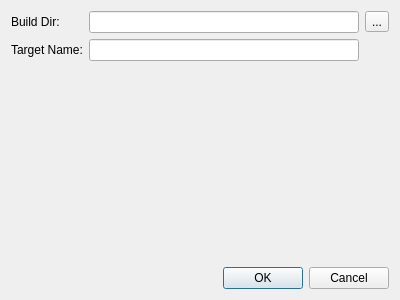
<?xml version="1.0" encoding="UTF-8"?>
<ui version="4.0">
 <class>CAddCustomBuild</class>
 <widget class="QDialog" name="CAddCustomBuild">
  <property name="geometry">
   <rect>
    <x>0</x>
    <y>0</y>
    <width>400</width>
    <height>300</height>
   </rect>
  </property>
  <property name="windowTitle">
   <string>Add Custom Build</string>
  </property>
  <layout class="QGridLayout" name="gridLayout">
   <item row="0" column="1">
    <widget class="QLineEdit" name="buildDir"/>
   </item>
   <item row="3" column="1">
    <spacer name="verticalSpacer">
     <property name="orientation">
      <enum>Qt::Vertical</enum>
     </property>
     <property name="sizeHint" stdset="0">
      <size>
       <width>20</width>
       <height>40</height>
      </size>
     </property>
    </spacer>
   </item>
   <item row="0" column="0">
    <widget class="QLabel" name="label_4">
     <property name="text">
      <string>Build Dir:</string>
     </property>
    </widget>
   </item>
   <item row="2" column="0">
    <widget class="QLabel" name="label_5">
     <property name="text">
      <string>Target Name:</string>
     </property>
    </widget>
   </item>
   <item row="0" column="2">
    <widget class="QToolButton" name="buildDirBtn">
     <property name="text">
      <string>...</string>
     </property>
    </widget>
   </item>
   <item row="2" column="1">
    <widget class="QLineEdit" name="targetName"/>
   </item>
   <item row="4" column="0" colspan="3">
    <widget class="QDialogButtonBox" name="buttonBox">
     <property name="orientation">
      <enum>Qt::Horizontal</enum>
     </property>
     <property name="standardButtons">
      <set>QDialogButtonBox::Cancel|QDialogButtonBox::Ok</set>
     </property>
    </widget>
   </item>
  </layout>
 </widget>
 <tabstops>
  <tabstop>buildDir</tabstop>
  <tabstop>buildDirBtn</tabstop>
  <tabstop>targetName</tabstop>
 </tabstops>
 <resources/>
 <connections>
  <connection>
   <sender>buttonBox</sender>
   <signal>accepted()</signal>
   <receiver>CAddCustomBuild</receiver>
   <slot>accept()</slot>
   <hints>
    <hint type="sourcelabel">
     <x>248</x>
     <y>254</y>
    </hint>
    <hint type="destinationlabel">
     <x>157</x>
     <y>274</y>
    </hint>
   </hints>
  </connection>
  <connection>
   <sender>buttonBox</sender>
   <signal>rejected()</signal>
   <receiver>CAddCustomBuild</receiver>
   <slot>reject()</slot>
   <hints>
    <hint type="sourcelabel">
     <x>316</x>
     <y>260</y>
    </hint>
    <hint type="destinationlabel">
     <x>286</x>
     <y>274</y>
    </hint>
   </hints>
  </connection>
 </connections>
</ui>
